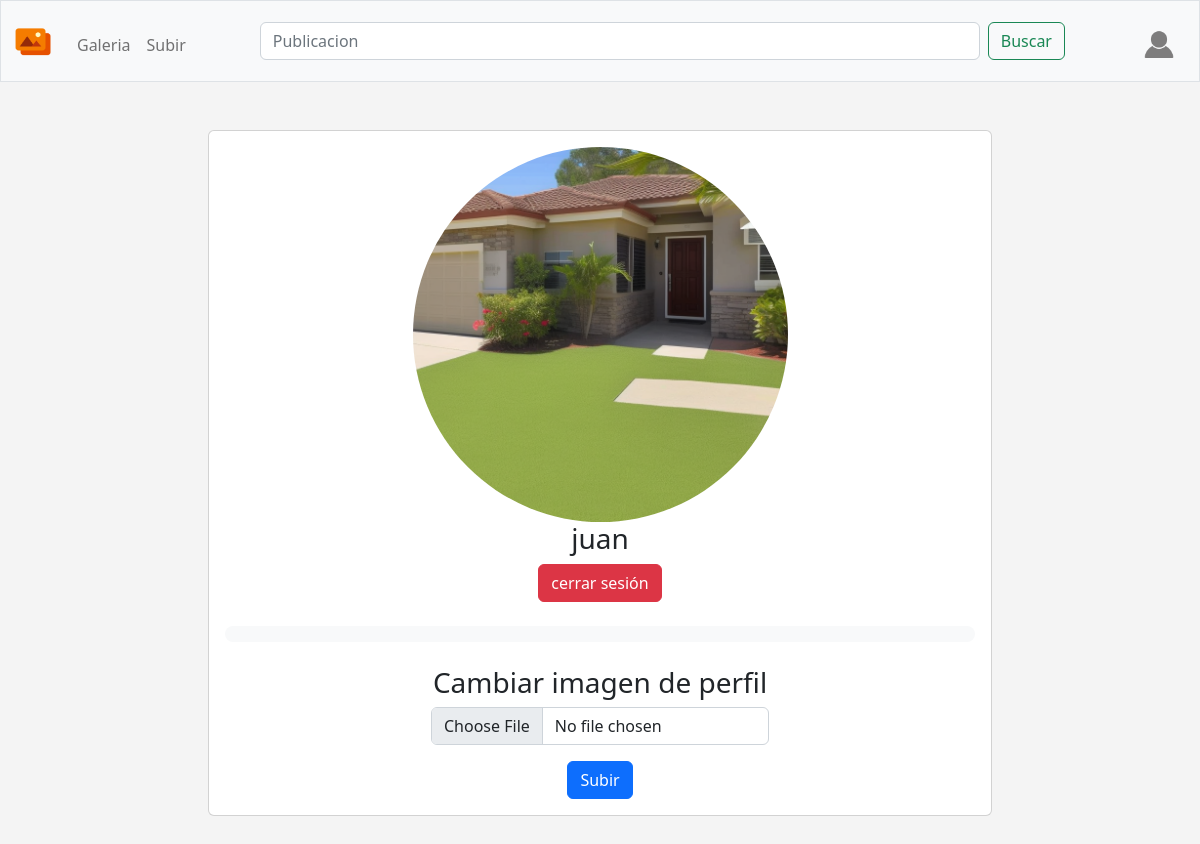
Screenshot of /profile (signed in) with the database file from the repository.
### tables this page shows
CREATE TABLE 'users' ('id' INTEGER PRIMARY KEY AUTOINCREMENT NOT NULL, 'username' TEXT NOT NULL, 'hash' TEXT NOT NULL, 'profile' TEXT NOT NULL DEFAULT '/static/profile/default-profile.png', 'correo' TEXT NOT NULL DEFAULT 'person@example.com');

### app.py (the view)
@app.route("/profile")
@login_required
def profile():
    user_id = session["user_id"]
    perfil_id = request.args.get('perfil')
    if perfil_id:
        publicaciones_db = db.execute(
            "SELECT  public.likes ,public.id, public.user_id, public.title, public.ruta, public.description, users.username, users.profile FROM public  INNER JOIN users ON public.user_id = users.id WHERE public.user_id = ?", perfil_id
        )
        perfil_db = db.execute(
            "SELECT * FROM users WHERE id = ?", perfil_id)
        return render_template("profilePublic.html", p=perfil_db , galeria=publicaciones_db)
    else:
        perfil_db = db.execute(
            "SELECT * FROM users WHERE id = ?", user_id)
        return render_template("profile.html", p=perfil_db)

### app.py (called while the page is built)
@app.after_request
def after_request(response):
    response.headers["Cache-Control"] = "no-cache, no-store, must-revalidate"
    response.headers["Expires"] = 0
    response.headers["Pragma"] = "no-cache"
    return response

### mark.py (called while the page is built)
def login_required(f):
    @wraps(f)
    def decorated_function(*args, **kwargs):
        if session.get("user_id") is None:
            return redirect("/login")
        return f(*args, **kwargs)
    return decorated_function

### templates/profile.html (shortened to what this page needs)
{% extends "layout.html" %}
{% block main %}
{% for item in p %}
<div class="padding abs-center">
    <div class="col-md-8">
        <div class="card">
            <div class="card-body little-profile text-center">
                <div class="pro-img profile-userpic"><img class="img-responsive" src='{{ item["profile"] }}' alt="user"></div>
                <h3 class="m-b-0">{{ item["username"] }}</h3>
                <button type="button" class="btn btn-danger"><a class="nav-link" href="/logout">cerrar sesión</a></button>
                <div class=" mb-4 d-flex align-items-center justify-content-between rounded-pill bg-light px-3 py-2 mt-4"></div>
                <form action="/profile_update" method="post" enctype="multipart/form-data">
                  <h3>Cambiar imagen de perfil</h3>
                    <div class="mb-3">
                        <input   accept="image/png .jpeg .jpg" autofocus class="form-control mx-auto w-auto" id="file" name="file" placeholder="Ingrese imagen" type="file">
                    </div>
                    <button class="btn btn-primary" type="submit">Subir</button>
                </form>
            </div>
        </div>
    </div>
</div>
{% endfor %}
{% endblock %}

### static/styles.css (style rules this page uses)
body { background: #f4f4f4; }
.abs-center { display: flex; align-items: center; justify-content: center; }
.profile-userpic img { float: none; margin: 0 auto; width: 50%; height: 50%; -webkit-border-radius: 50% !important; -moz-border-radius: 50% !important; border-radius: 50% !important; }
a:link, a:visited, a:active { text-decoration: none; }

### rows the page displays
users: profile (picture), username "juan"
